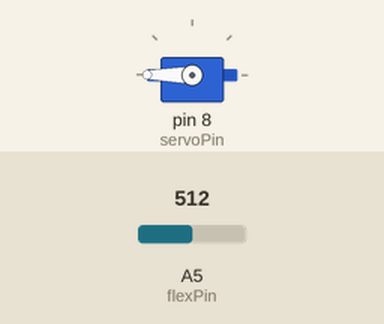
Bench run of a sketch on a simulated Arduino Uno, built with avr-gcc and run on an emulated ATmega328P. On the bench: servo. The test bench sets the inputs (shaded band); at power-on: A5 (flexPin) = 512.

Above: at 1.2 s.
1.3 s: A5 (flexPin) set to 723
2.8 s: A5 (flexPin) set to 745
At 3.2 s:
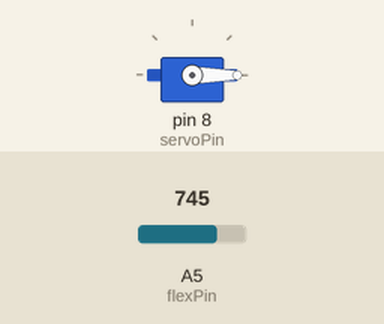
4.3 s: A5 (flexPin) set to 122
At 5.5 s:
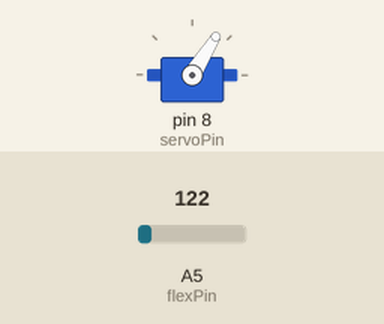
5.8 s: A5 (flexPin) set to 0
At 7.0 s:
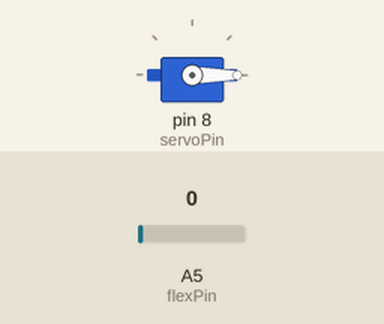
7.3 s: A5 (flexPin) set to 306
At 8.2 s:
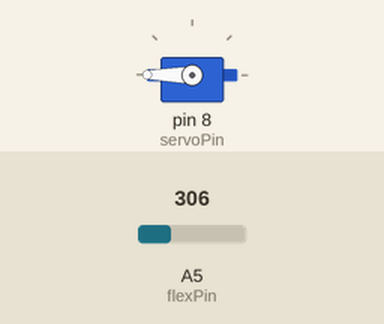
Timing chart, 0 to 9.8 s (numbered marks = the images above; inputs shaded):
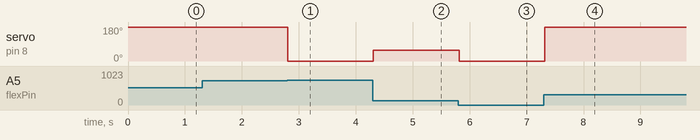

The sketch:

FLEX_SENSOR.ino
```cpp
#define servoPin 8
#define flexPin A5
#include<Servo.h>
Servo servo;
int flexValue;
int flexAngle;
void setup() {
  Serial.begin(9600);
  servo.attach(servoPin);
  pinMode(flexPin,INPUT);
}

void loop() {
  flexValue = analogRead(flexPin);
  //Serial.println(flexValue);
  flexAngle = map(flexValue,40,290,0,179);
  servo.write(flexAngle);
  delay(100);
}
```

Measured:
- the behaviour switches between 738 and 739 on A5 (flexPin) (found by bisection; images 0 and 1)
- after the input at 1.3 s, every drawn part: stays the same
- after the input at 2.8 s, servo on pin 8 (servoPin): 180° → 0° at once
- after the input at 4.3 s, servo on pin 8 (servoPin): 0° → 58° at once
- after the input at 5.8 s, servo on pin 8 (servoPin): 58° → 0° at once
- after the input at 7.3 s, servo on pin 8 (servoPin): 0° → 180° at once
